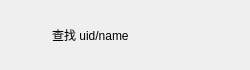
<?xml version="1.0" encoding="UTF-8"?>
<ui version="4.0">
 <class>AddUserItem</class>
 <widget class="QWidget" name="AddUserItem">
  <property name="geometry">
   <rect>
    <x>0</x>
    <y>0</y>
    <width>250</width>
    <height>70</height>
   </rect>
  </property>
  <property name="minimumSize">
   <size>
    <width>250</width>
    <height>70</height>
   </size>
  </property>
  <property name="maximumSize">
   <size>
    <width>250</width>
    <height>70</height>
   </size>
  </property>
  <property name="windowTitle">
   <string>Form</string>
  </property>
  <layout class="QHBoxLayout" name="horizontalLayout">
   <item>
    <widget class="QLabel" name="add_tip">
     <property name="minimumSize">
      <size>
       <width>35</width>
       <height>35</height>
      </size>
     </property>
     <property name="maximumSize">
      <size>
       <width>35</width>
       <height>35</height>
      </size>
     </property>
     <property name="text">
      <string/>
     </property>
    </widget>
   </item>
   <item>
    <widget class="QLabel" name="message_tip">
     <property name="maximumSize">
      <size>
       <width>16777215</width>
       <height>35</height>
      </size>
     </property>
     <property name="text">
      <string>查找 uid/name</string>
     </property>
    </widget>
   </item>
   <item>
    <widget class="QLabel" name="right_tip">
     <property name="minimumSize">
      <size>
       <width>35</width>
       <height>35</height>
      </size>
     </property>
     <property name="maximumSize">
      <size>
       <width>35</width>
       <height>35</height>
      </size>
     </property>
     <property name="text">
      <string/>
     </property>
    </widget>
   </item>
  </layout>
 </widget>
 <resources/>
 <connections/>
</ui>
